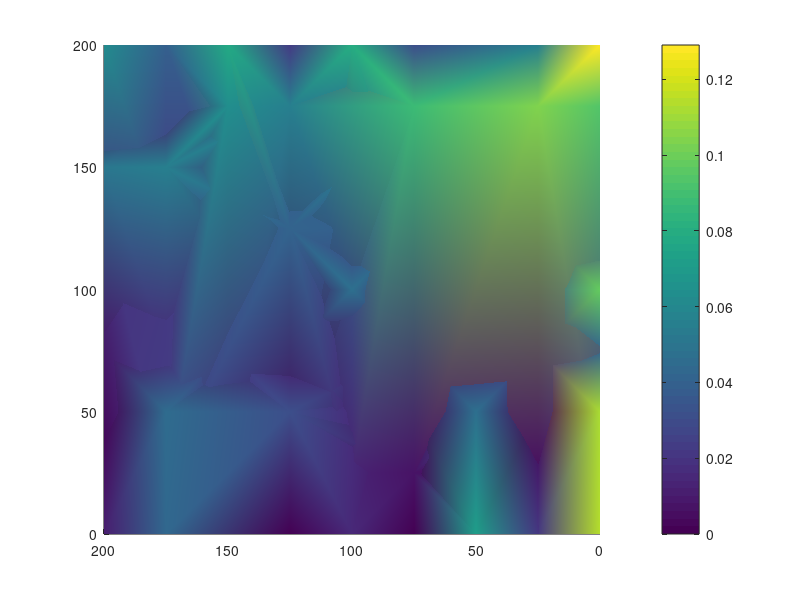

The MATLAB source for this figure:
clear
x = importdata('lat-rate.txt');
y = importdata('long-rate.txt');
z = importdata('rate.txt');
latmax = max(max(x))
latmin = min(min(x))
lonmax = max(max(y))
lonmin = min(min(y))

x1 = 200*(x-latmin)/(latmax-latmin)
y1 = 200-200*(y-lonmin)/(lonmax-lonmin)
%x1 = 111111.1111*(x-latmin);   %γ�Ⱦ���
%y1 = 111111.1111*cos((latmax+latmin)/2)*(y-lonmin);  %���Ⱦ���
%x2 = 111130*(latmax-latmin)   %γ��������
%y2 = 111111.1111*cos((latmax+latmin)/2)*(lonmax-lonmin)  %����������
%x3 = 40030173*(latmax-latmin)/360   %γ��������
%y3 = 40030173*cos((latmax+latmin)/2)*(lonmax-lonmin)/360 %����������
[X,Y] = meshgrid(x1,y1)
Z = griddata(x1,y1,z,X,Y,'v4')
surf(X,Y,Z)  % surf for creating surface plot
shading interp
colorbar
view(-90,90);